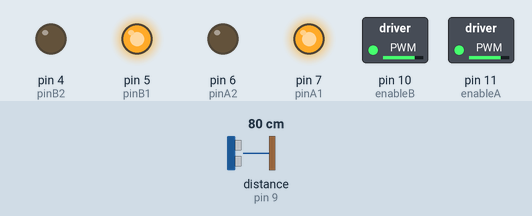
Bench run of a sketch on a simulated Arduino Uno, built with avr-gcc and run on an emulated ATmega328P. Parts: switched loads named in the sketch (green lamp = pin HIGH), output pins drawn as LEDs (lit = HIGH). Dashed ring = blinking. Inputs (shaded band) come from the test bench; at power-on: distance to the obstacle (sensor on pin 9) 80 cm.

Above: at 1.2 s.
1.3 s: distance to the obstacle (sensor on pin 9) set to 12 cm
2.8 s: distance to the obstacle (sensor on pin 9) set to 9 cm
At 3.2 s:
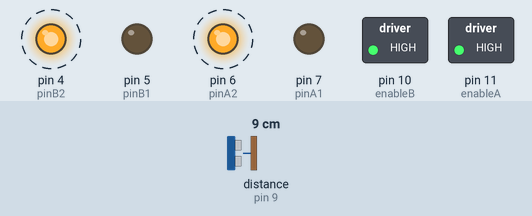
5.8 s: distance to the obstacle (sensor on pin 9) set to 18 cm
At 5.9 s:
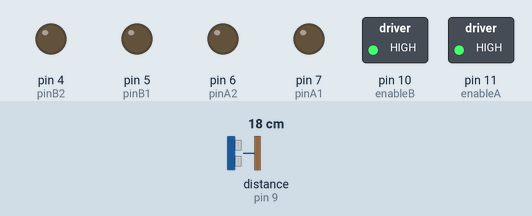
7.5 s: distance to the obstacle (sensor on pin 9) set to 2 cm
At 8.7 s:
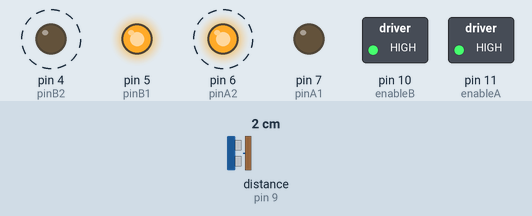
Timing chart, 0 to 11.5 s (numbered marks = the images above; inputs shaded):
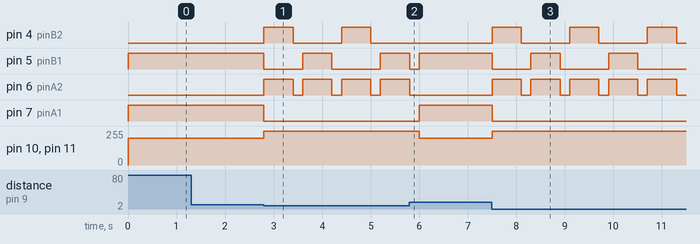

Measured:
- the behaviour switches between 11 and 10 cm on distance to the obstacle (sensor on pin 9) (found by bisection; images 0 and 1)
- after the input at 1.3 s, every drawn part: stays the same
- after the input at 2.8 s, pin 4 (pinB2): alternates HIGH for 0.60 s and LOW for 1.0 s, starting at once; pin 5 (pinB1): HIGH → LOW at once, → HIGH 0.80 s later, → LOW 0.60 s later, → HIGH 1.0 s later
- after the input at 5.8 s, pin 4 (pinB2): stays LOW (without the input it goes to HIGH after 0.21 s); pin 6 (pinA2): goes on until 5.8 s, then stays LOW; pin 7 (pinA1): LOW → HIGH after 0.21 s; pin 10 (enableB), pin 11 (enableA): 255/255 → 200/255 after 0.20 s
- after the input at 7.5 s, pin 4 (pinB2): alternates HIGH for 0.60 s and LOW for 1.0 s, starting at once; pin 5 (pinB1): goes LOW 0.80 s, HIGH 0.60 s, LOW 1.0 s, HIGH 0.60 s, then LOW, starting at once

The sketch:

RobotCode.ino
```cpp
#include <NewPing.h>

//Tell the Arduino where the sensor is hooked up
NewPing sonar(8, 9);

int enableA = 11;
int pinA1 = 7;
int pinA2 = 6;

int enableB = 10;
int pinB1 = 5;
int pinB2 = 4;

long inches;

void setup() {
pinMode(enableA, OUTPUT);
pinMode(pinA1, OUTPUT);
pinMode(pinA2, OUTPUT);

pinMode(enableB, OUTPUT);
pinMode(pinB1, OUTPUT);
pinMode(pinB2, OUTPUT);
}

void loop() {

//Run the motors at slightly less than full power
analogWrite(enableA, 200);
analogWrite(enableB, 200);

//Ping the sensor and determine the distance in inches
inches = sonar.ping_in();

//If the robot detects an obstacle less than four inches away, it will back up, then turn left; if no obstacle is detected, it will go forward
if (inches < 4) {
analogWrite(enableA, 255);
analogWrite(enableB, 255);
backward(600);
coast(200);
turnLeft(600);
coast(200);}
else {
forward(1);

}
}

//Define high-level H-bridge commands

void enableMotors()
{
motorAOn();
motorBOn();
}

void disableMotors()
{
motorAOff();
motorBOff();
}

void forward(int time)
{
motorAForward();
motorBForward();
delay(time);
}

void backward(int time)
{
motorABackward();
motorBBackward();
delay(time);
}

void turnLeft(int time)
{
motorABackward();
motorBForward();
delay(time);
}

void turnRight(int time)
{
motorAForward();
motorBBackward();
delay(time);
}

void coast(int time)
{
motorACoast();
motorBCoast();
delay(time);
}

void brake(int time)
{
motorABrake();
motorBBrake();
delay(time);
}
//Define low-level H-bridge commands

//enable motors
void motorAOn()
{
digitalWrite(enableA, HIGH);
}

void motorBOn()
{
digitalWrite(enableB, HIGH);
}

//disable motors
void motorAOff()
{
digitalWrite(enableB, LOW);
}

void motorBOff()
{
digitalWrite(enableA, LOW);
}

//motor A controls
void motorAForward()
{
digitalWrite(pinA1, HIGH);
digitalWrite(pinA2, LOW);
}

void motorABackward()
{
digitalWrite(pinA1, LOW);
digitalWrite(pinA2, HIGH);
}

//motor B controls
void motorBForward()
{
digitalWrite(pinB1, HIGH);
digitalWrite(pinB2, LOW);
}

void motorBBackward()
{
digitalWrite(pinB1, LOW);
digitalWrite(pinB2, HIGH);
}

//coasting and braking
void motorACoast()
{
digitalWrite(pinA1, LOW);
digitalWrite(pinA2, LOW);
}

void motorABrake()
{
digitalWrite(pinA1, HIGH);
digitalWrite(pinA2, HIGH);
}

void motorBCoast()
{
digitalWrite(pinB1, LOW);
digitalWrite(pinB2, LOW);
}

void motorBBrake()
{
digitalWrite(pinB1, HIGH);
digitalWrite(pinB2, HIGH);
}
```
